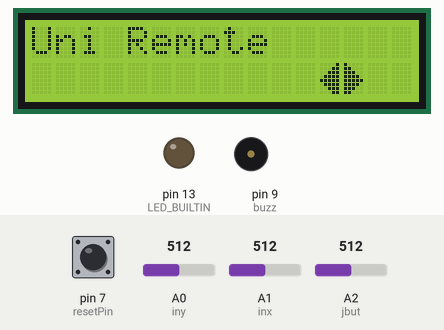
Recording of a sketch running on a simulated Arduino Uno, built with avr-gcc and run on an emulated ATmega328P. Shown: 16×2 character LCD, output pins drawn as LEDs (lit = HIGH), buzzer (waves = sounding). The test bench sets the inputs (shaded band); at power-on: A0 (iny) = 512, A2 (jbut) = 512, pin 7 (resetPin) HIGH, A1 (inx) = 512.

Above: at 2.7 s.
At 5.6 s:
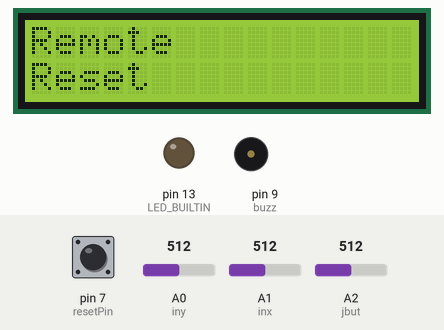
5.7 s: A0 (iny) set to 860
At 8.5 s:
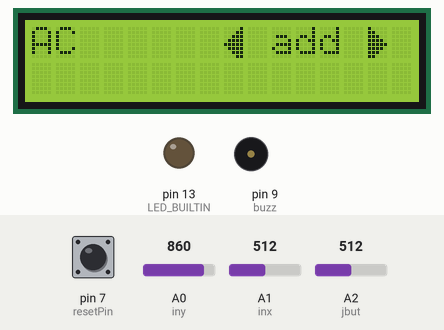
8.7 s: A0 (iny) set to 840
At 9.49 s:
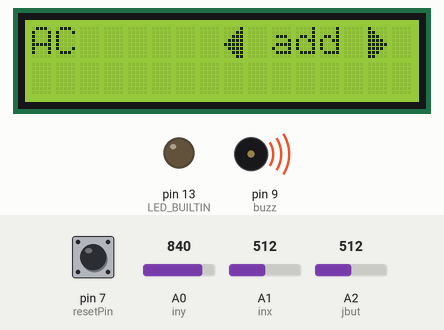
11.1 s: A2 (jbut) set to 111
13.5 s: A2 (jbut) set to 91
At 15.5 s:
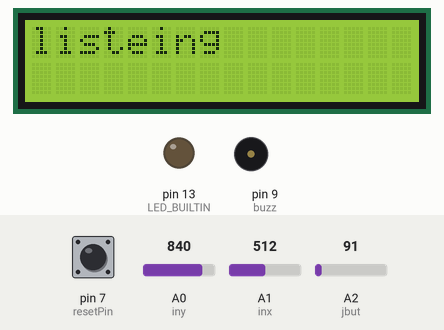
Timing chart, 0 to 16.9 s (numbered marks = the images above; inputs shaded):
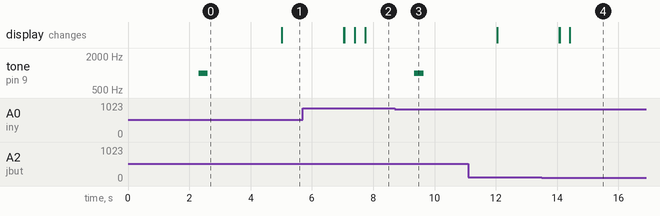

Measured:
- the behaviour switches between 100 and 99 on A2 (jbut) (found by bisection; images 3 and 4)
- after the input at 5.7 s, the display: first differs from a run without the input after 1.4 s (image 2 shows a later state)
- after the input at 8.7 s, tone on pin 9 (buzz): silent → 1000 Hz after 0.64 s, → silent 0.31 s later
- after the input at 13.5 s, the display: first differs from a run without the input after 0.58 s (image 4 shows a later state)

The sketch:

main.ino
```cpp
// Read connections.txt for guidelines to connect components
//
// Chaging the value of debug to 1 in line 23
// will display values of various variables in LCD module
// and in serial display which will be help full to debug
//
// So far this program supports SONY, SAMSUNG, RC6 and NEC protocols
//
// This program can store hex code of 20 buttons (5 buttons for each remote)
//
#include<LiquidCrystal_I2C.h>
#include <IRremote.h>
#include<string.h>

#define EXCLUDE_EXOTIC_PROTOCOLS
#define RECEIVER_PIN 2
#define SENDER_PIN 8
#define inx A1
#define iny A0
#define jbut A2
#define dtime 325
#define debug 0
#define resetPin 7
#define buzz 9

LiquidCrystal_I2C lcd(0x27, 16, 2);
int currRem = 0;
int currPos = 0;
int screen = 0;
void display1();
void updatePos(char );
void transmit(unsigned long, int);
void action();
String names[] = {"TV", "SETUP-B", "DVD", "AC", ""};
String buttons[] = {" add ", "Power", " ch+ ", " ch- ", " vl+ ", " vl- ", "temp+", "temp-", " fn+ ", " fn- ", "back", ""};
int notin[11];
int lnotin = 0;
unsigned long rtime;

uint8_t leftArrow[8]  = {
  0b00001,
  0b00011,
  0b00111,
  0b01111,
  0b11111,
  0b01111,
  0b00111,
  0b00011,
};

uint8_t rightArrow[8] = {
  0b10000,
  0b11000,
  0b11100,
  0b11110,
  0b11111,
  0b11110,
  0b11100,
  0b11000,
};


class Remote {
  public:
  int noKeys = 1;
  int keys[6] = {0, 0, 0, 0, 0, 0};
  IRData kData[6];
  void bAdd(int pos) {
    #if debug == 1
      Serial.println("in add func");
      Serial.print("noKeys:");
      Serial.println(noKeys);
    #endif
    if (noKeys <= 5){
      lcd.clear();
      lcd.setCursor(0, 0);
      lcd.print("listeing");
      IrReceiver.start();

      for(;;) {
        delay(1);
        if (IrReceiver.available()){
            IRData *temp = IrReceiver.read();
            kData[noKeys].protocol = IrReceiver.decodedIRData.protocol;
            kData[noKeys].command = IrReceiver.decodedIRData.command;
            kData[noKeys].address = IrReceiver.decodedIRData.address;
            kData[noKeys].extra = IrReceiver.decodedIRData.extra;
            kData[noKeys].numberOfBits = IrReceiver.decodedIRData.numberOfBits;
            kData[noKeys].flags = IrReceiver.decodedIRData.flags;
            kData[noKeys].decodedRawData = IrReceiver.decodedIRData.decodedRawData;
            kData[noKeys].rawDataPtr = IrReceiver.decodedIRData.rawDataPtr;
            IrReceiver.resume();
            break;
        }
      }
      IrReceiver.printIRResultShort(&Serial);
      IrReceiver.stop();
      keys[noKeys] = pos;
      noKeys += 1;
      #if debug == 1
      Serial.println(results.value, HEX);
      #endif
    } else {
      lcd.clear();
      lcd.setCursor(0, 0);
      lcd.print("NO");
      lcd.setCursor(0, 1);
      lcd.print("Memory");
      delay(2000);
    }
  }
} remote[4];


void setup() {
 #if debug == 0
  Serial.begin(9600);
 #endif
  pinMode(LED_BUILTIN, OUTPUT);
  IrReceiver.begin(RECEIVER_PIN, false);
  IrSender.begin(SENDER_PIN, false);
  IrReceiver.stop();
  lcd.begin();
  lcd.clear();
  lcd.backlight();
  lcd.createChar(0, leftArrow);
  lcd.createChar(1, rightArrow);
  lcd.setCursor(0, 0);
#if debug == 1
    remote[0].keys[1] = 5;
    remote[0].noKeys = 2;
#endif
  lcd.print("Uni Remote");
  lcd.setCursor(12, 1);
  lcd.write(0);
  lcd.write(1);
  delay(2000);

}


void loop() {
  int x = analogRead(inx);
  int y = analogRead(iny);
  int b = analogRead(jbut);
  int r = digitalRead(resetPin);
  if (r == 0) {
    rtime = millis();

  } else if (((millis() - rtime) >= 5000) && screen == 0){
    for(int i = 0; i<6 ; i++)
      remote[currRem].keys[i] = 0;
    remote[currRem].noKeys = 1;
    currPos = 0;
    lcd.clear();
    lcd.setCursor(0, 0);
    lcd.print("Remote");
    lcd.setCursor(0,1);
    lcd.print("Reset");
    delay(2000);
    display1();
    rtime = millis();
  } else if ((((millis() - rtime) >= 2300) &&((millis() - rtime) <= 2310)) && screen == 0) {
    tone(buzz, 1000, 300);
  } else if ((((millis() - rtime) >= 3300) &&((millis() - rtime) <= 3310)) && screen == 0) {
    tone(buzz, 1000, 300);
  }else if ((((millis() - rtime) >= 4300) &&((millis() - rtime) <= 4310)) && screen == 0) {
    tone(buzz, 3000, 500);
  }
  if (screen == 0) {
    if(y < 200) {
      currRem = (currRem > 0) ? (currRem-1) : currRem;
      currPos = 0;
      display1();
      delay(dtime);
    } else if (y > 850) {
      currRem = (currRem < 3) ? (currRem+1) : currRem;
      currPos = 0;
      display1();
      delay(dtime);
    } else if (x > 850) {
      updatePos('r');
      display1();
      #if debug == 1
        lcd.setCursor(14, 1);
        lcd.write(1);
      #endif
      delay(dtime);
    } else if (x < 200) {
      updatePos('l');
      display1();
      #if debug == 1
        lcd.setCursor(14, 1);
        lcd.write(0);
      #endif
      delay(dtime);
    } else if (b < 100) {
      action();
      display1();
      delay(dtime);
    }
  } else {
      if(y < 200) {
        updatePos('u');
        display1();
        delay(dtime);
      } else if (y > 850) {
        updatePos('d');
        display1();
        delay(dtime);
      } else if (b<100) {
        action();
        display1();
        delay(dtime);
      }
  }
}


void display1() {
  if(screen == 0) {
    lcd.clear();
    lcd.setCursor(0, 0);
    lcd.print(names[currRem]);
    lcd.setCursor(8, 0);
    lcd.write(0);
    lcd.print(buttons[remote[currRem].keys[currPos]]);
    lcd.write(1);
    #if debug == 1
      lcd.setCursor(10, 1);
      lcd.print(currPos);
      lcd.print(" ");
      lcd.print(currRem);
    #endif
    lcd.setCursor(0, 1);
    lcd.print(names[currRem + 1]);
    if (currPos != 0 ) {
      lcd.setCursor(8, 1);
      lcd.print(remote[currRem].kData[currPos].decodedRawData, HEX);
    }
  } else if (screen == 1) {
    lcd.clear();
    lcd.setCursor(0, 0);
    lcd.print(buttons[notin[currPos]]);
    lcd.setCursor(0, 1);
    lcd.print(buttons[notin[currPos+1]]);
    lcd.setCursor(6, 0);
    lcd.print("<---");
  }
}

void updatePos(char a) {
  if (a == 'l') {
    currPos = (currPos > 0)? currPos-1: currPos;
  } else if (a == 'r') {
    currPos = (currPos < remote[currRem].noKeys-1)? currPos+1 : currPos;
  } else if (a == 'd') {
    currPos = (currPos < lnotin-2)? currPos+1 : currPos;
  } else if (a == 'u') {
    currPos = (currPos >0) ? currPos-1: currPos;
  }
}


void action() {
  if (screen == 0) {
    if (currPos == 0) {
      screen = 1;
      for (int i = currPos; i<=11; i++) {
        bool test = true;
        for(int j = 0; j<6; j++) {
          if (i == remote[currRem].keys[j])
            test = false;
        }
        if(test) {
          notin[lnotin] = i;
          ++lnotin;
        }
      }
    } else {
      IrSender.write(&remote[currRem].kData[currPos], 0);
    }
  } else {
    if (buttons[notin[currPos]] == "back") {
      screen = 0;
      lnotin = 0;
      currPos = 0;
    } else {
      screen = 0;
      lnotin = 0;
      int temp = 0;
      for(;temp<11;temp++) {
        if(notin[currPos] == temp)
          break;
      }
      remote[currRem].bAdd(temp);
      currPos = 1;
    }
  }
}
```
